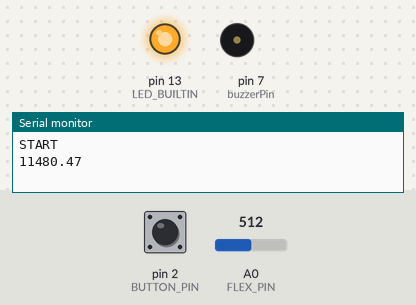
The sketch below on a simulated Arduino Uno, built with avr-gcc and run on an emulated ATmega328P. Parts: output pins drawn as LEDs (lit = HIGH), buzzer (waves = sounding), the last lines printed to the serial monitor. Inputs (shaded band) come from the test bench; at power-on: A0 (FLEX_PIN) = 512, pin 2 (BUTTON_PIN) HIGH.

Above: at 4.2 s.
4.3 s: A0 (FLEX_PIN) set to 489
At 5.8 s:
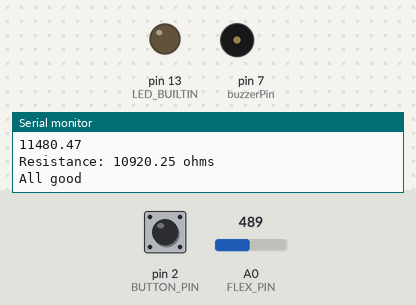
7.8 s: A0 (FLEX_PIN) set to 461
At 19.9 s:
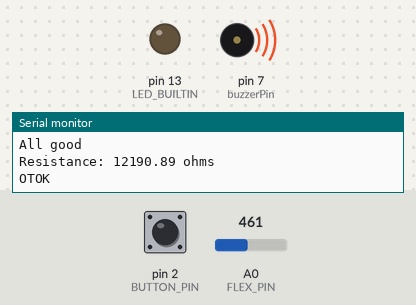
At 20.35 s:
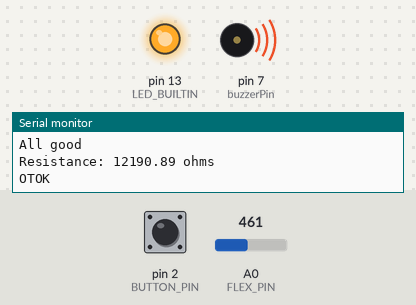
Timing chart, 0 to 20.6 s (numbered marks = the images above; inputs shaded):
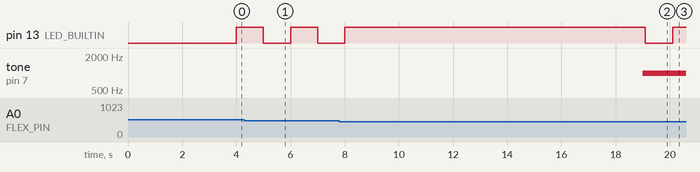

Measured:
- the behaviour switches between 477 and 476 on A0 (FLEX_PIN) (found by bisection; images 1 and 2)
- after the input at 7.8 s, tone on pin 7 (buzzerPin): silent → 1000 Hz after 11.2 s

The sketch:

edema_sensor_arduino.ino
```cpp
#include <SoftwareSerial.h>

int counter = 0;  // Initialize the integer value to 0
String str;
const int FLEX_PIN = A0;
const float VCC = 5.0;
const int BUTTON_PIN = 2;
const float R_DIV = 10000.0;
const float STRAIGHT_RESISTANCE = 10000.0; // resistance when straight
const float BEND_RESISTANCE = 20000.0; // resistance at 90 deg
const int buzzerPin = 7; // pin bzučáku
bool buzzerState = false;
bool control = false;
float Limit = 0;


SoftwareSerial espSerial(0, 1);

void setup() {
  Serial.begin(9600);  // Initialize serial communication
  espSerial.begin(9600);
  pinMode(LED_BUILTIN, OUTPUT);
  pinMode(FLEX_PIN, INPUT);
  pinMode(BUTTON_PIN, INPUT_PULLUP);
  pinMode(buzzerPin, OUTPUT);
  Serial.println("START");
  int flexADC = analogRead(FLEX_PIN);
  float flexV = flexADC * VCC / 1023.0;
  Limit = (R_DIV * (VCC / flexV - 1.0) + 1500);
  Serial.println(Limit);
  delay(3000);
}

void startBuzzer() {
  tone(buzzerPin, 1000); // Alarm Frequency
  buzzerState = true;
}

void stopBuzzer() {
  noTone(buzzerPin); // Stop Alarm
  buzzerState = false;
}

void loop() {
  while (control == false) {
    digitalWrite(LED_BUILTIN, LOW);
    delay(1000);
    digitalWrite(LED_BUILTIN, HIGH);
    delay(1000);

    int flexADC = analogRead(FLEX_PIN);
    float flexV = flexADC * VCC / 1023.0;
    float flexR = R_DIV * (VCC / flexV - 1.0);
    Serial.println("Resistance: " + String(flexR) + " ohms");
    float angle = map(flexR, STRAIGHT_RESISTANCE, BEND_RESISTANCE, 0, 90.0);

    if (flexR >= Limit && control == false) {
      Serial.println("OTOK");
      delay(10000);
      if (espSerial.available() > 0) { // Serial input Available
        String odpoved = espSerial.readStringUntil('\n');
        Serial.println(odpoved);
        control = true;
        Serial.println("Acknowledgement");
        stopBuzzer();
        break;
      } else {
        startBuzzer();
        delay(100);
        break;
      }
    } else {
      stopBuzzer();
      Serial.println("All good");
    }
    int buttonState = digitalRead(BUTTON_PIN);
    if (buttonState == LOW) { // Button down
      stopBuzzer(); // Alarm Stop
      control == true;
    }
  }
}
```
